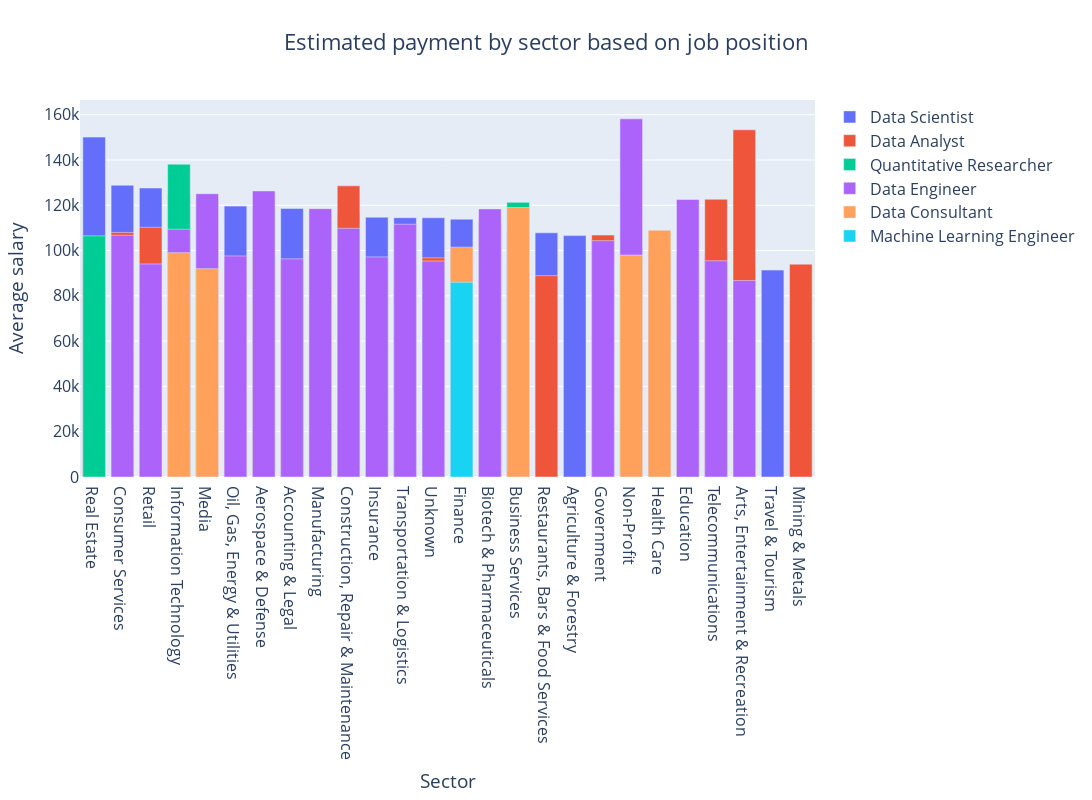

Notebook code cell kept with this figure:
### Markdown cell above
### Which industry pays most?

### Code cell
fig_paybysector = go.Figure(layout={
        'barmode': 'overlay'})

for index, job in enumerate(df["Compare Title"].unique()):
    industrypay = df[df["Compare Title"] == job].groupby(by = ["Sector", "Compare Title"]).average_salary.mean().sort_values(ascending = False).round(2).reset_index()
    #print(industrypay.columns)
    fig_paybysector.add_trace(go.Bar(x=industrypay["Sector"], y = industrypay["average_salary"], name=job))

fig_paybysector.update_layout(font_size = 16, height = 800, width = 1500, title = "Estimated payment by sector based on job position", 
                   title_x = 0.5, xaxis=dict(title='Sector'), yaxis=dict(title='Average salary'))
    
fig_paybysector.show()

### Figure 1 — Plotly figure (JSON) as saved in the notebook; plotly's stock layout.template omitted (floating-point values rounded to 4 significant figures)
{"data": [{"name": "Data Scientist", "type": "bar", "x": ["Real Estate", "Consumer Services", "Retail", "Information Technology", "Media", "Oil, Gas, Energy & Utilities", "Aerospace & Defense", "Accounting & Legal", "Manufacturing", "Construction, Repair & Maintenance", "Insurance", "Transportation & Logistics", "Unknown", "Finance", "Biotech & Pharmaceuticals", "Business Services", "Restaurants, Bars & Food Services", "Agriculture & Forestry", "Government", "Non-Profit", "Health Care", "Education", "Telecommunications", "Arts, Entertainment & Recreation", "Travel & Tourism"], "y": [150100, 128800.0, 127600.0, 124900.0, 122100.0, 119600.0, 118900.0, 118560, 117400.0, 116900.0, 114700.0, 114500, 114500.0, 113900.0, 109000.0, 108300.0, 107800.0, 106600, 104800.0, 101400.0, 100200.0, 99150.0, 98900, 92400, 91375]}, {"name": "Data Analyst", "type": "bar", "x": ["Arts, Entertainment & Recreation", "Construction, Repair & Maintenance", "Telecommunications", "Biotech & Pharmaceuticals", "Retail", "Media", "Consumer Services", "Government", "Information Technology", "Business Services", "Aerospace & Defense", "Manufacturing", "Unknown", "Transportation & Logistics", "Oil, Gas, Energy & Utilities", "Finance", "Health Care", "Accounting & Legal", "Non-Profit", "Mining & Metals", "Real Estate", "Restaurants, Bars & Food Services", "Insurance", "Education"], "y": [153300.0, 128600.0, 122600.0, 112300.0, 110300.0, 108400.0, 108000, 106800.0, 105300.0, 100900.0, 98580.0, 97700.0, 96800.0, 95330.0, 95180.0, 95160.0, 94560.0, 94250, 94100, 94000, 93700, 88920.0, 87280.0, 87150.0]}, {"name": "Quantitative Researcher", "type": "bar", "x": ["Information Technology", "Business Services", "Real Estate", "Finance", "Unknown", "Education", "Manufacturing"], "y": [138125, 121300, 106500, 98640.0, 92580.0, 62500, 43500]}, {"name": "Data Engineer", "type": "bar", "x": ["Non-Profit", "Aerospace & Defense", "Media", "Education", "Manufacturing", "Biotech & Pharmaceuticals", "Transportation & Logistics", "Construction, Repair & Maintenance", "Information Technology", "Consumer Services", "Government", "Finance", "Health Care", "Oil, Gas, Energy & Utilities", "Insurance", "Accounting & Legal", "Telecommunications", "Unknown", "Business Services", "Retail", "Arts, Entertainment & Recreation"], "y": [158200.0, 126300.0, 125100, 122600.0, 118500, 118400, 111625, 109800.0, 109400.0, 106700.0, 104375, 99350.0, 99060.0, 97625, 97200.0, 96340.0, 95500, 95380.0, 94900.0, 94080.0, 86750]}, {"name": "Data Consultant", "type": "bar", "x": ["Business Services", "Health Care", "Finance", "Information Technology", "Non-Profit", "Media"], "y": [119000, 109000, 101500, 99060.0, 98000, 92000]}, {"name": "Machine Learning Engineer", "type": "bar", "x": ["Finance"], "y": [86000]}], "layout": {"barmode": "overlay", "font": {"size": 16}, "height": 800, "title": {"text": "Estimated payment by sector based on job position", "x": 0.5}, "width": 1500, "xaxis": {"autorange": true, "range": [-0.5, 25.5], "title": {"text": "Sector"}, "type": "category"}, "yaxis": {"autorange": true, "range": [0, 166500.0], "title": {"text": "Average salary"}, "type": "linear"}}}
